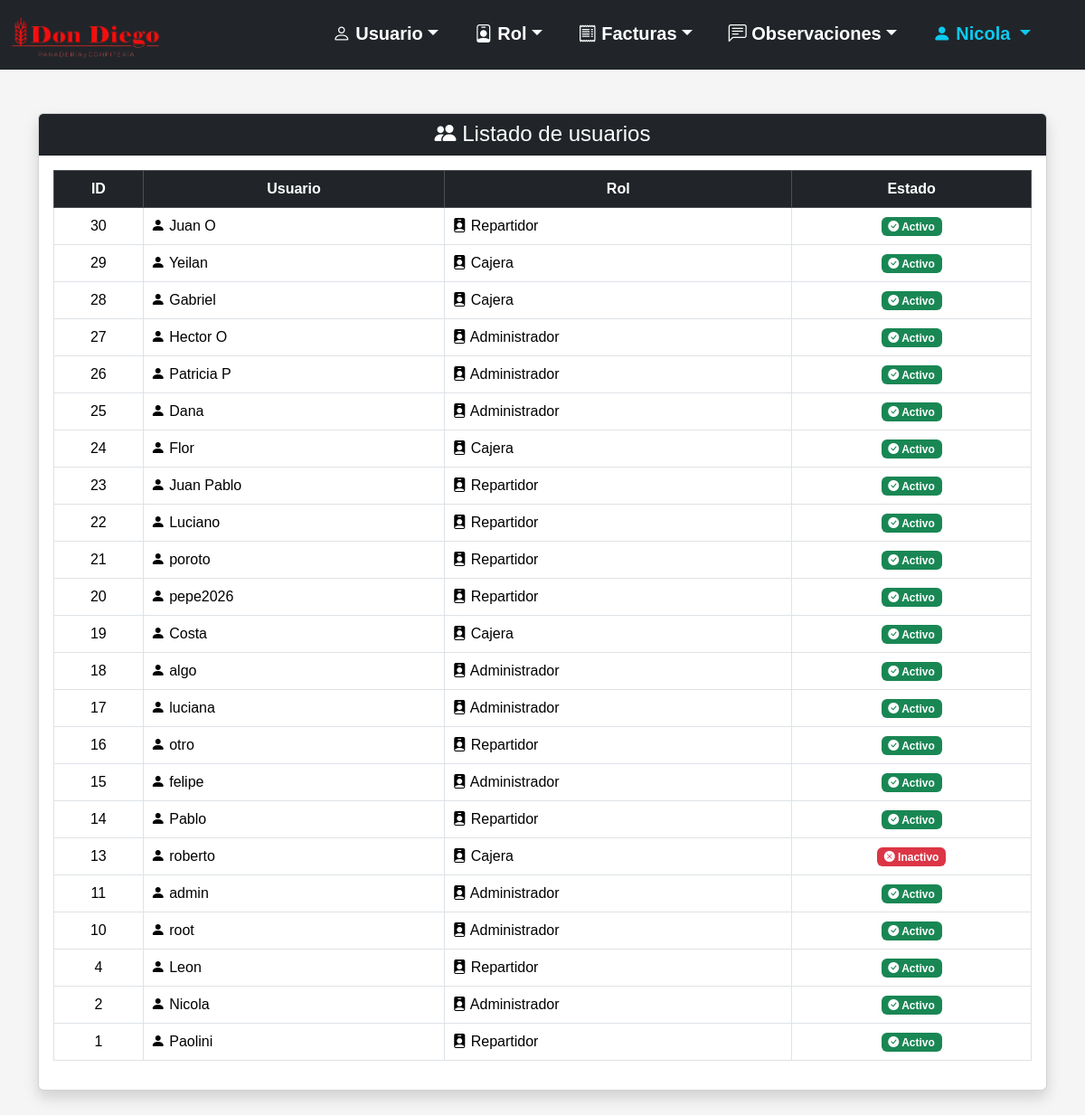
/Panaderia-v2/listar_usuario.php (signed in), run on the app's committed database.
### tables this page shows
CREATE TABLE `usuario` (
  `id` smallint(5) UNSIGNED NOT NULL,
  `usuario` varchar(32) NOT NULL,
  `contrasenia` varchar(255) NOT NULL,
  `activo` tinyint(1) NOT NULL DEFAULT 1,
  `id_ROL` tinyint(3) UNSIGNED NOT NULL
);

CREATE TABLE `rol` (
  `id` tinyint(3) UNSIGNED NOT NULL,
  `nombre` varchar(20) NOT NULL
);

### Panaderia-v2/listar_usuario.php (the view, shortened to what this page needs)
<?php
require_once "conexion.php";
$sql = "SELECT  usuario.id, usuario.usuario, rol.nombre AS rol, usuario.activo
        FROM usuario INNER JOIN rol ON usuario.id_rol = rol.id
        ORDER BY usuario.id DESC";
$stmt = $conexion->prepare($sql);
$stmt->execute();
$usuarios = $stmt->fetchAll(PDO::FETCH_ASSOC);
?>
<!DOCTYPE html>
<html lang="es">
<head>
    <link rel="stylesheet" href="css/bootstrap-5.3.8/css/bootstrap.min.css">
    <link rel="stylesheet" href="imagenes/bootstrap-icons-1.13.1/bootstrap-icons.min.css">
    <link rel="stylesheet" href="css/estilo.css">
</head>
<body>
    <?php require_once "menu.php"; ?>
    <div class="container mt-5">
        <div class="card shadow mb-5">
            <div class="card-header bg-dark text-white text-center">
                <h4 class="mb-0"><i class="bi bi-people-fill"></i> Listado de usuarios</h4>
            </div>
            <div class="card-body">
                <?php if (count($usuarios) > 0): ?>
                    <div class="table-responsive">
                        <table class="table table-bordered table-hover align-middle">
                            <thead class="table-dark text-center">
                                <tr>
                                    <th>ID</th>
                                    <th>Usuario</th>
                                    <th>Rol</th>
                                    <th>Estado</th>
                                </tr>
                            </thead>
                            <tbody>
                                <?php foreach ($usuarios as $usuario): ?>
                                    <tr>
                                        <td class="text-center"><?= htmlspecialchars($usuario["id"]) ?></td>
                                        <td><i class="bi bi-person-fill"></i> <?= htmlspecialchars($usuario["usuario"]) ?></td>
                                        <td><i class="bi bi-person-badge-fill"></i> <?= htmlspecialchars($usuario["rol"]) ?></td>
                                        <td class="text-center">
                                            <?php if ($usuario["activo"] == 1): ?>
                                                <span class="badge bg-success"><i class="bi bi-check-circle-fill"></i> Activo</span>
                                            <?php else: ?>
                                                <span class="badge bg-danger"><i class="bi bi-x-circle-fill"></i> Inactivo</span>
                                            <?php endif; ?>
                                        </td>
                                    </tr>
                                <?php endforeach; ?>
                            </tbody>
                        </table>
                    </div>
                <?php endif; ?>
            </div>
        </div>
    </div>
</body>
</html>

### Panaderia-v2/menu.php (shortened to what this page needs)
<?php
if (isset($_SESSION["id_usuario"])) {
    $sqlUsuario = "SELECT usuario FROM usuario WHERE id = ?";
    $stmtUsuario = $conexion->prepare($sqlUsuario);
    $stmtUsuario->execute([$_SESSION["id_usuario"]]);
    $usuarioLogueado = $stmtUsuario->fetch(PDO::FETCH_ASSOC);
}
?>
<nav class="navbar navbar-expand-lg navbar-dark bg-dark">
    <div class="container-fluid">
        <a class="navbar-brand" href="#"><img src="imagenes/logo.png" alt="Panaderia" width="50%" height="50%" class="d-inline-block align-text-top"></a>
        <div class="offcanvas offcanvas-end text-bg-dark" tabindex="-1" id="menuNavegacion" aria-labelledby="menuNavegacionLabel">
            <div class="offcanvas-body">
                <ul class="navbar-nav flex-grow-1 pe-3 gap-4 fs-5">
                    <li class="nav-item dropdown nav-underline">
                        <a class="nav-link dropdown-toggle fw-bold" href="#" role="button" data-bs-toggle="dropdown" aria-expanded="false"><i class="bi bi-person"></i> Usuario</a>
                    </li>
                    <li class="nav-item dropdown nav-underline">
                        <a class="nav-link dropdown-toggle fw-bold" href="#" role="button" data-bs-toggle="dropdown" aria-expanded="false"><i class="bi bi-person-badge"></i> Rol</a>
                    </li>
                    <li class="nav-item dropdown nav-underline">
                        <a class="nav-link dropdown-toggle fw-bold" href="#" role="button" data-bs-toggle="dropdown" aria-expanded="false"><i class="bi bi-receipt"></i> Facturas</a>
                    </li>
                    <li class="nav-item dropdown nav-underline">
                        <a class="nav-link dropdown-toggle fw-bold" href="#" role="button" data-bs-toggle="dropdown" aria-expanded="false"><i class="bi bi-chat-left-text"></i> Observaciones</a>
                    </li>
                    <li class="nav-item dropdown ms-auto d-none d-lg-block">
                       <a class="nav-link dropdown-toggle fw-bold usuario-menu" href="#" role="button" data-bs-toggle="dropdown" aria-expanded="false">
                            <i class="bi bi-person-fill"></i>
                            <?= htmlspecialchars($usuarioLogueado["usuario"]) ?>
                        </a>
                    </li>
                </ul>
            </div>
        </div>
    </div>
</nav>

### Panaderia-v2/css/estilo.css (style rules this page uses)
body { font-family: Arial, sans-serif; background: #f5f5f5; margin: 0; padding: 0; width: 100%; max-width: 100%; overflow-x: hidden; }
.navbar .nav-link, .navbar .navbar-brand { color: white !important; }
.navbar .usuario-menu { color: #0dcaf0 !important; }
.navbar { width: 100%; max-width: 100%; margin: 0; padding-left: 0; padding-right: 0; }
.navbar .container-fluid { width: 100%; max-width: 100%; margin: 0; padding-left: 12px; padding-right: 12px; }

### data on the page
usuario: usuario "Nicola", id "2", id_ROL.nombre "Administrador", activo 1 (drawn)
usuario: id "30", usuario "Juan O", id_ROL.nombre "Repartidor", activo 1 (drawn)
usuario: id "29", usuario "Yeilan", id_ROL.nombre "Cajera", activo 1 (drawn)
usuario: id "28", usuario "Gabriel", id_ROL.nombre "Cajera", activo 1 (drawn)
usuario: id "27", usuario "Hector O", id_ROL.nombre "Administrador", activo 1 (drawn)
usuario: id "26", usuario "Patricia P", id_ROL.nombre "Administrador", activo 1 (drawn)
usuario: id "25", usuario "Dana", id_ROL.nombre "Administrador", activo 1 (drawn)
usuario: id "24", usuario "Flor", id_ROL.nombre "Cajera", activo 1 (drawn)
usuario: id "23", usuario "Juan Pablo", id_ROL.nombre "Repartidor", activo 1 (drawn)
usuario: id "22", usuario "Luciano", id_ROL.nombre "Repartidor", activo 1 (drawn)
usuario: id "21", usuario "poroto", id_ROL.nombre "Repartidor", activo 1 (drawn)
usuario: id "20", usuario "pepe2026", id_ROL.nombre "Repartidor", activo 1 (drawn)
usuario: id "19", usuario "Costa", id_ROL.nombre "Cajera", activo 1 (drawn)
usuario: id "18", usuario "algo", id_ROL.nombre "Administrador", activo 1 (drawn)
usuario: id "17", usuario "luciana", id_ROL.nombre "Administrador", activo 1 (drawn)
usuario: id "16", usuario "otro", id_ROL.nombre "Repartidor", activo 1 (drawn)
usuario: id "15", usuario "felipe", id_ROL.nombre "Administrador", activo 1 (drawn)
usuario: id "14", usuario "Pablo", id_ROL.nombre "Repartidor", activo 1 (drawn)
usuario: id "13", usuario "roberto", id_ROL.nombre "Cajera", activo 0 (drawn)
usuario: id "11", usuario "admin", id_ROL.nombre "Administrador", activo 1 (drawn)
usuario: id "10", usuario "root", id_ROL.nombre "Administrador", activo 1 (drawn)
usuario: id "4", usuario "Leon", id_ROL.nombre "Repartidor", activo 1 (drawn)
usuario: id "1", usuario "Paolini", id_ROL.nombre "Repartidor", activo 1 (drawn)
